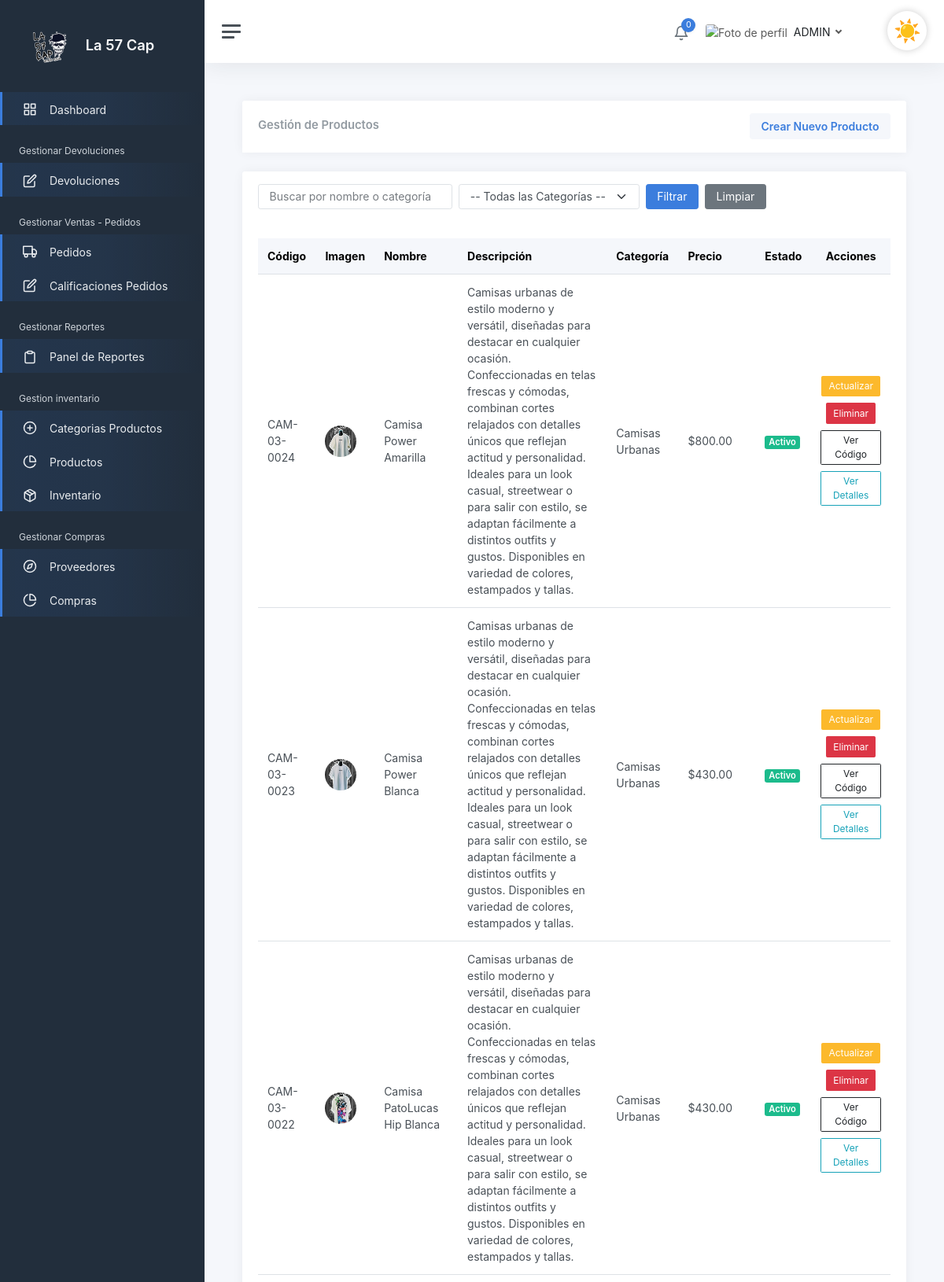
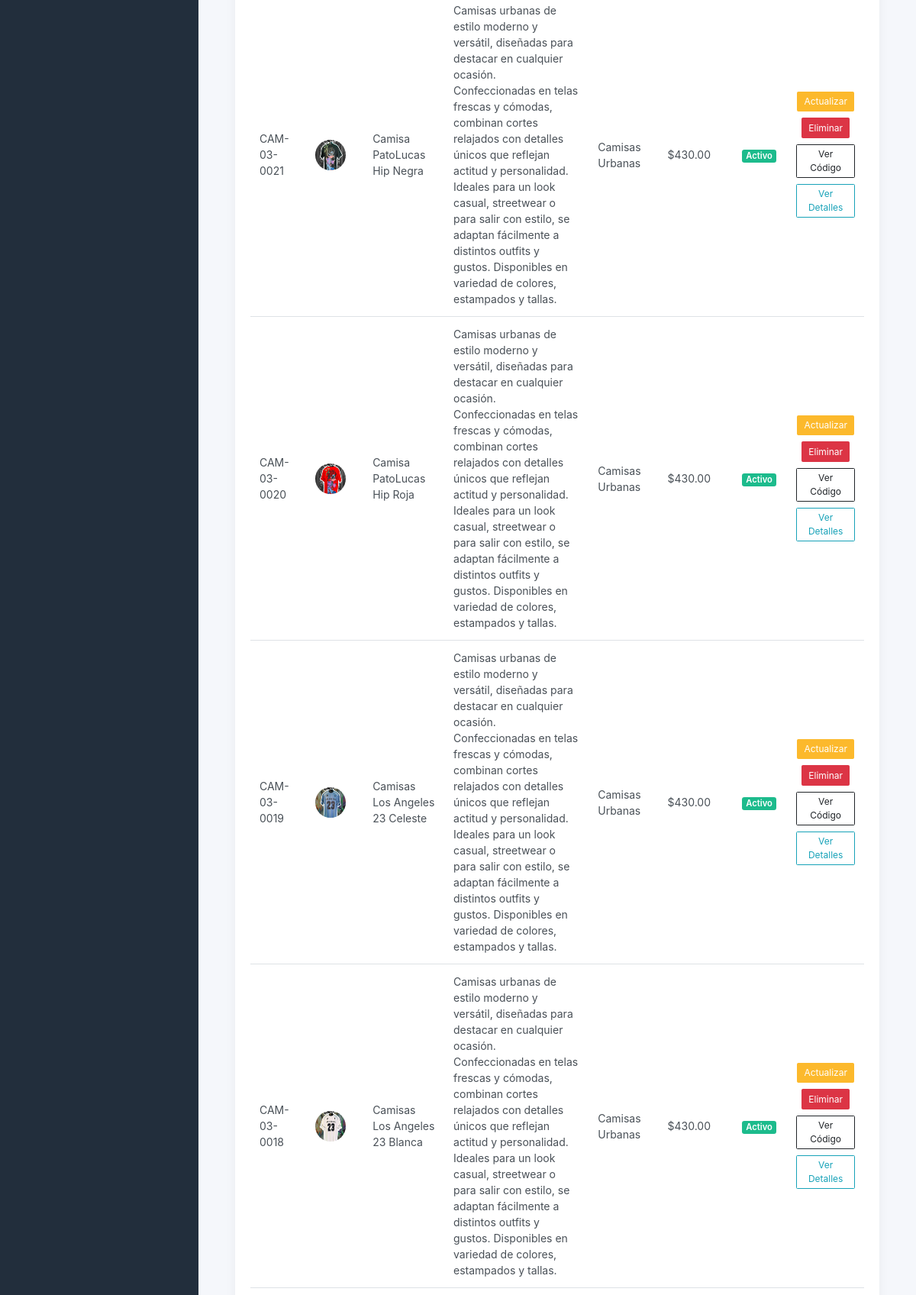
Page /admin/GestionarProducto (signed in, upper part) on the committed database (2 pictures, top to bottom).
### tables this page shows
CREATE TABLE `producto`  (
  `idproducto` int(0) NOT NULL AUTO_INCREMENT,
  `id_categoria` int(0) NOT NULL,
  `codigo_producto` varchar(45) NOT NULL,
  `nombre_producto` varchar(45) NOT NULL,
  `descripcion` text NOT NULL,
  `precio` decimal(10, 2) NOT NULL,
  `eliminado` tinyint(0) NULL DEFAULT 0,
  `Foto` varchar(150) NULL DEFAULT NULL,
  PRIMARY KEY (`idproducto`) USING BTREE,
  INDEX `producto_categoria_idx`(`id_categoria`) USING BTREE,
  CONSTRAINT `producto_categoria` FOREIGN KEY (`id_categoria`) REFERENCES `categoria_producto` (`idcategoria_producto`) ON DELETE RESTRICT ON UPDATE RESTRICT
);

CREATE TABLE `categoria_producto`  (
  `idcategoria_producto` int(0) NOT NULL AUTO_INCREMENT,
  `foto` varchar(150) NULL DEFAULT NULL,
  `garantias_meses` int(0) NOT NULL,
  `titulo` varchar(80) NOT NULL,
  `politica_garantia` varchar(500) NOT NULL,
  `tiene_garantia` tinyint(0) NOT NULL,
  `eliminado` tinyint(0) NULL DEFAULT 0,
  `estado` varchar(30) NULL DEFAULT NULL,
  PRIMARY KEY (`idcategoria_producto`) USING BTREE
);

### views/Admin/producto/GestionarProducto.php (the view, shortened to what the rows shown need)
<div class="card">
    <div class="card-header d-flex justify-content-between align-items-center">
        <h2 class="card-title mb-0">Gestión de Productos</h2>
    </div>
</div>
<div class="card mt-3">
    <div class="card-body">
        <div class="table-responsive">
            <table class="table table-hover mb-0">
                <thead class="table-light">
                    <tr>
                        <th>Código</th>
                        <th>Imagen</th>
                        <th>Nombre</th>
                        <th>Descripción</th>
                        <th>Categoría</th>
                        <th>Precio</th>
                        <th>Estado</th>
                        <th class="text-center">Acciones</th>
                    </tr>
                </thead>
                <tbody>
                    <?php if (!empty($productos)): ?>
                        <?php foreach ($productos as $producto): ?>
                            <tr>
                                <td><?php echo $producto->codigo_producto; ?></td>
                                <td>
                                    <img src="/img/productos/<?php echo $producto->Foto ?? 'default.jpg'; ?>" width="40" height="40"
                                         class="rounded-circle" alt="Imagen producto">
                                </td>
                                <td><?php echo $producto->nombre_producto; ?></td>
                                <td><?php echo $producto->descripcion; ?></td>
                                <td><?php echo $producto->categoria_nombre ?? '—'; ?></td>
                                <td>$<?php echo number_format($producto->precio, 2); ?></td>
                                <td>
                                    <span class="badge bg-<?php echo $producto->eliminado ? 'secondary' : 'success'; ?>">
                                        <?php echo $producto->eliminado ? 'Inactivo' : 'Activo'; ?>
                                    </span>
                                </td>
                                <td class="text-center">
                                    <div class="d-flex justify-content-center gap-2 flex-wrap">
                                        <a href="/admin/ActualizarProducto?id=<?php echo $producto->idproducto; ?>"
                                           class="btn btn-sm btn-warning">Actualizar</a>
                                        <form method="POST" action="/admin/EliminarProducto" class="d-inline">
                                            <input type="submit" class="btn btn-sm btn-danger" value="Eliminar">
                                        </form>
                                        <a href="/admin/GenerarCodigoBarras?id=<?php echo $producto->idproducto; ?>"
                                           class="btn btn-sm btn-outline-dark">Ver Código</a>
                                        <a href="/admin/VerProducto?id=<?php echo $producto->idproducto; ?>"
                                           class="btn btn-sm btn-outline-info">Ver Detalles</a>
                                    </div>
                                </td>
                            </tr>
                        <?php endforeach; ?>
                    <?php else: ?>
                        <tr>
                            <td colspan="8" class="text-center text-muted">No se encontraron productos.</td>
                        </tr>
                    <?php endif; ?>
                </tbody>
            </table>
        </div>
    </div>
</div>

### rows in the picture
producto: codigo_producto "CAM-03-0024", shows a picture, nombre_producto "Camisa Power Amarilla", descripcion "Camisas urbanas de estilo moderno y versátil, diseñadas para destacar en cualquier ocasión. Confeccionadas en telas frescas y cómodas, combinan cortes relajados con detalles únicos que reflejan actitud y personalidad. Ideales para un look casual, streetwear o para salir con estilo, se adaptan fácilmente a distintos outfits y gustos. Disponibles en variedad de colores, estampados y tallas.", id_categoria.titulo "Camisas Urbanas", precio "800.00", eliminado "Activo"
producto: codigo_producto "CAM-03-0023", shows a picture, nombre_producto "Camisa Power Blanca", descripcion "Camisas urbanas de estilo moderno y versátil, diseñadas para destacar en cualquier ocasión. Confeccionadas en telas frescas y cómodas, combinan cortes relajados con detalles únicos que reflejan actitud y personalidad. Ideales para un look casual, streetwear o para salir con estilo, se adaptan fácilmente a distintos outfits y gustos. Disponibles en variedad de colores, estampados y tallas.", id_categoria.titulo "Camisas Urbanas", precio "430.00", eliminado "Activo"
producto: codigo_producto "CAM-03-0022", shows a picture, nombre_producto "Camisa PatoLucas Hip Blanca", descripcion "Camisas urbanas de estilo moderno y versátil, diseñadas para destacar en cualquier ocasión. Confeccionadas en telas frescas y cómodas, combinan cortes relajados con detalles únicos que reflejan actitud y personalidad. Ideales para un look casual, streetwear o para salir con estilo, se adaptan fácilmente a distintos outfits y gustos. Disponibles en variedad de colores, estampados y tallas.", id_categoria.titulo "Camisas Urbanas", precio "430.00", eliminado "Activo"
producto: codigo_producto "CAM-03-0021", shows a picture, nombre_producto "Camisa PatoLucas Hip Negra", descripcion "Camisas urbanas de estilo moderno y versátil, diseñadas para destacar en cualquier ocasión. Confeccionadas en telas frescas y cómodas, combinan cortes relajados con detalles únicos que reflejan actitud y personalidad. Ideales para un look casual, streetwear o para salir con estilo, se adaptan fácilmente a distintos outfits y gustos. Disponibles en variedad de colores, estampados y tallas.", id_categoria.titulo "Camisas Urbanas", precio "430.00", eliminado "Activo"
producto: codigo_producto "CAM-03-0020", shows a picture, nombre_producto "Camisa PatoLucas Hip Roja", descripcion "Camisas urbanas de estilo moderno y versátil, diseñadas para destacar en cualquier ocasión. Confeccionadas en telas frescas y cómodas, combinan cortes relajados con detalles únicos que reflejan actitud y personalidad. Ideales para un look casual, streetwear o para salir con estilo, se adaptan fácilmente a distintos outfits y gustos. Disponibles en variedad de colores, estampados y tallas.", id_categoria.titulo "Camisas Urbanas", precio "430.00", eliminado "Activo"
producto: codigo_producto "CAM-03-0019", shows a picture, nombre_producto "Camisas Los Angeles 23 Celeste", descripcion "Camisas urbanas de estilo moderno y versátil, diseñadas para destacar en cualquier ocasión. Confeccionadas en telas frescas y cómodas, combinan cortes relajados con detalles únicos que reflejan actitud y personalidad. Ideales para un look casual, streetwear o para salir con estilo, se adaptan fácilmente a distintos outfits y gustos. Disponibles en variedad de colores, estampados y tallas.", id_categoria.titulo "Camisas Urbanas", precio "430.00", eliminado "Activo"
producto: codigo_producto "CAM-03-0018", shows a picture, nombre_producto "Camisas Los Angeles 23 Blanca", descripcion "Camisas urbanas de estilo moderno y versátil, diseñadas para destacar en cualquier ocasión. Confeccionadas en telas frescas y cómodas, combinan cortes relajados con detalles únicos que reflejan actitud y personalidad. Ideales para un look casual, streetwear o para salir con estilo, se adaptan fácilmente a distintos outfits y gustos. Disponibles en variedad de colores, estampados y tallas.", id_categoria.titulo "Camisas Urbanas", precio "430.00", eliminado "Activo"

### other values in the picture
count(Notificacion::obtenerPorUsuario($_SESSION['id'])) "0"
$nombreUsuario "ADMIN"
